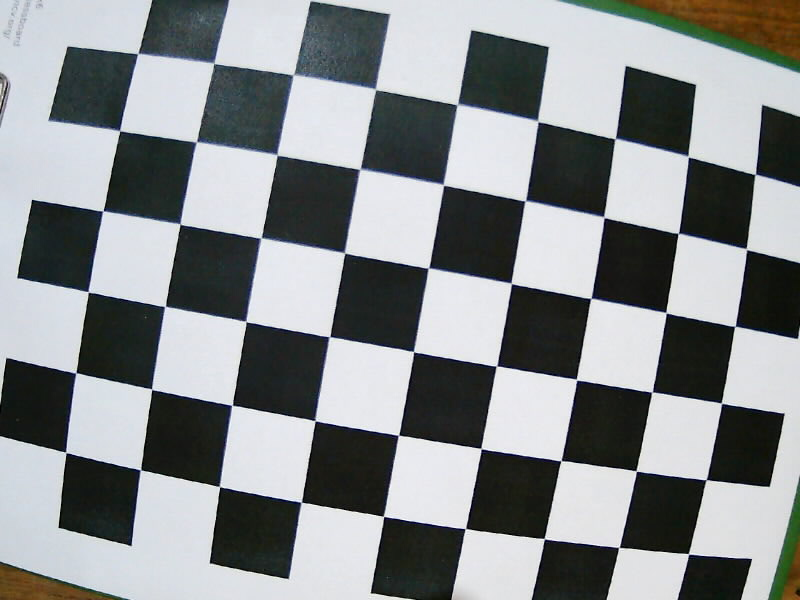
#> input picture calibration/my_photo-4.jpg, 800 x 600 px
$ python calibration2.py
#> lines starting #> are read from the running program, lines starting #| are printed output that depends on the picture; after the words box and inside, x2 and y2 are one past the last pixel; in counts of white or black regions, pixels touching at a corner belong together
import cv2
import numpy as np

# Load the image
img = cv2.resize(cv2.imread('my_photo-4.jpg'), (0, 0), fx = 1.0, fy = 1.0)
#> img is the input picture: shape (600, 800, 3); mean B, G, R 141.2, 139.9, 136.2

# Color-segmentation to get binary mask
lwr = np.array([0, 0, 124])
upr = np.array([140, 92, 255])
hsv = cv2.cvtColor(img, cv2.COLOR_BGR2HSV)
#> hsv: shape (600, 800, 3); mean H, S, V 89.3, 35.4, 144.3
msk = cv2.inRange(hsv, lwr, upr)
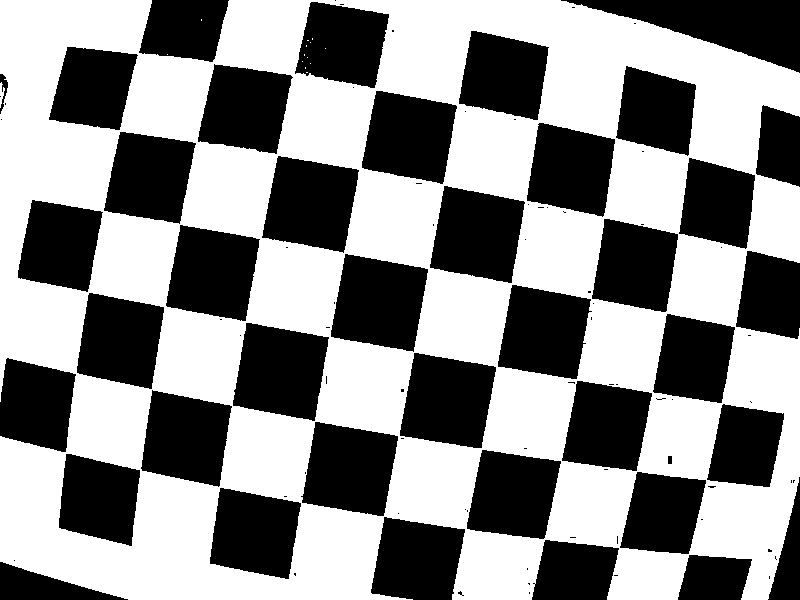
#> msk: shape (600, 800); 55% white; 102 black regions (62 under 20 px), largest, box (x1, y1, x2, y2) and area: (561, 0, 800, 73) 8189, (331, 254, 428, 352) 7107, (233, 323, 329, 421) 7044

# Extract chess-board
krn = cv2.getStructuringElement(cv2.MORPH_RECT, (50, 30))
dlt = cv2.dilate(msk, krn, iterations=5)
#> dlt: shape (600, 800); every value is 255
res = cv2.bitwise_and(dlt, msk)

# Displaying chess-board features
res = np.uint8(res)
ret, corners = cv2.findChessboardCorners(res, (6, 9),
                                         flags=cv2.CALIB_CB_ADAPTIVE_THRESH +
                                               cv2.CALIB_CB_FAST_CHECK +
                                               cv2.CALIB_CB_NORMALIZE_IMAGE)
#> ret = True; corners = 54 rows, first 8: [755.4, 173.9], [746.2, 249.4], [735.1, 326.5], [722.3, 403.2], [705.7, 479.6], [688.5, 554], [688.2, 156.4], [677.7, 233.6]
print(corners)
#> (printed output is left out)
if ret:
    fnl = cv2.drawChessboardCorners(img, (6, 9), corners, ret)
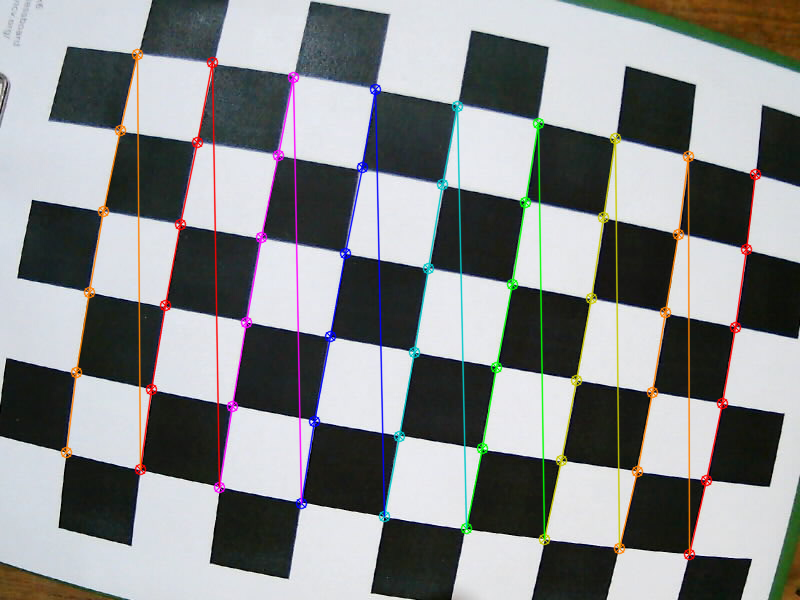
#> fnl: shape (600, 800, 3); mean B, G, R 139.5, 138.8, 136.7
    cv2.imshow("fnl", fnl)
else:
    print("No Checkerboard Found")
cv2.waitKey(0)
cv2.destroyAllWindows()

$ run again, with calibration/my_photo-1.jpg copied over calibration/my_photo-4.jpg
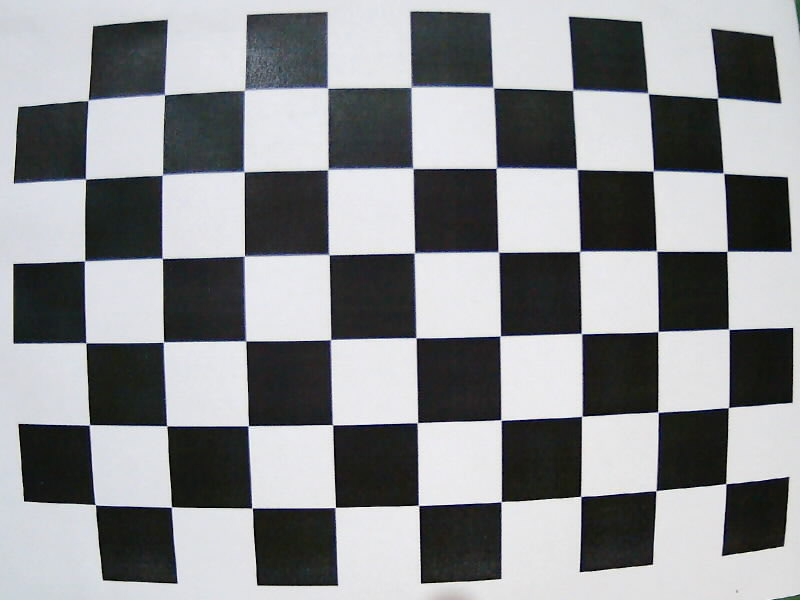
#> input picture calibration/my_photo-1.jpg, 800 x 600 px
#> img is the input picture: shape (600, 800, 3); mean B, G, R 144.3, 141.8, 140.1
#> hsv: shape (600, 800, 3); mean H, S, V 88.1, 23.5, 145.4
#> `msk = cv2.inRange(hsv, lwr, upr)`:
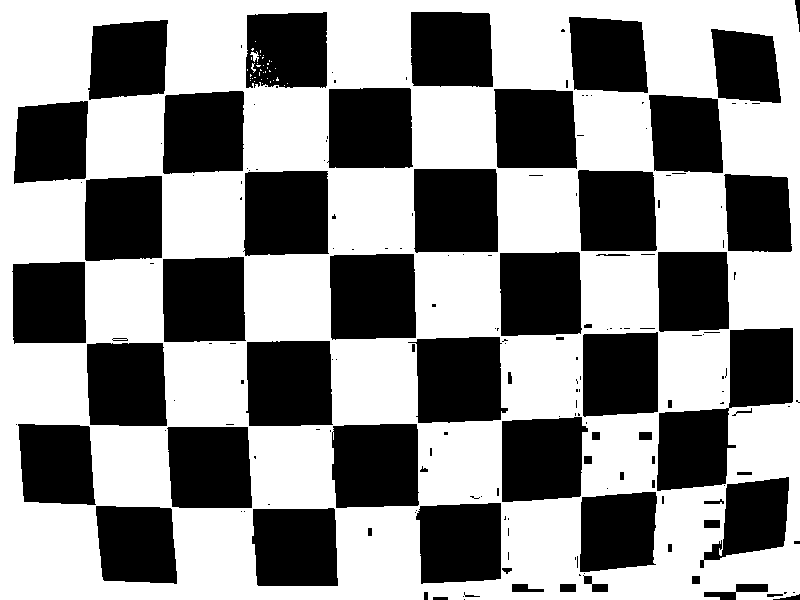
#> msk: shape (600, 800); 55.9% white; 181 black regions (115 under 20 px), largest, box (x1, y1, x2, y2) and area: (657, 328, 793, 491) 10143, (330, 254, 416, 340) 7096, (246, 341, 333, 426) 7047
#> dlt: shape (600, 800); every value is 255
#> ret = True; corners = 54 rows, first 8: [717.5, 98], [723.4, 173.4], [727, 251], [729, 329], [728.6, 407.5], [726, 483.4], [647.6, 93.08], [652.5, 171.3]
#> (printed output is left out)
#> `fnl = cv2.drawChessboardCorners(img, (6, 9), corners, ret)`:
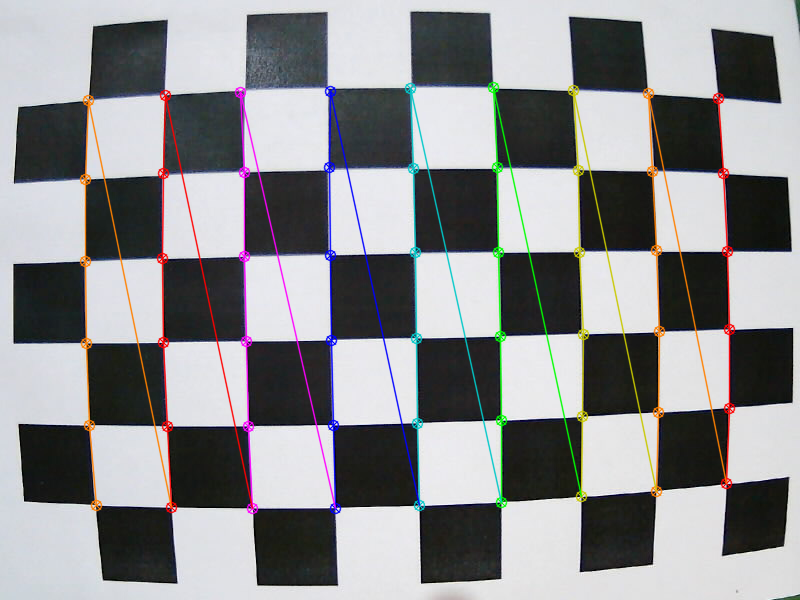
#> fnl: shape (600, 800, 3); mean B, G, R 142.6, 140.8, 140.5

$ run again, with calibration/my_photo-10.jpg copied over calibration/my_photo-4.jpg
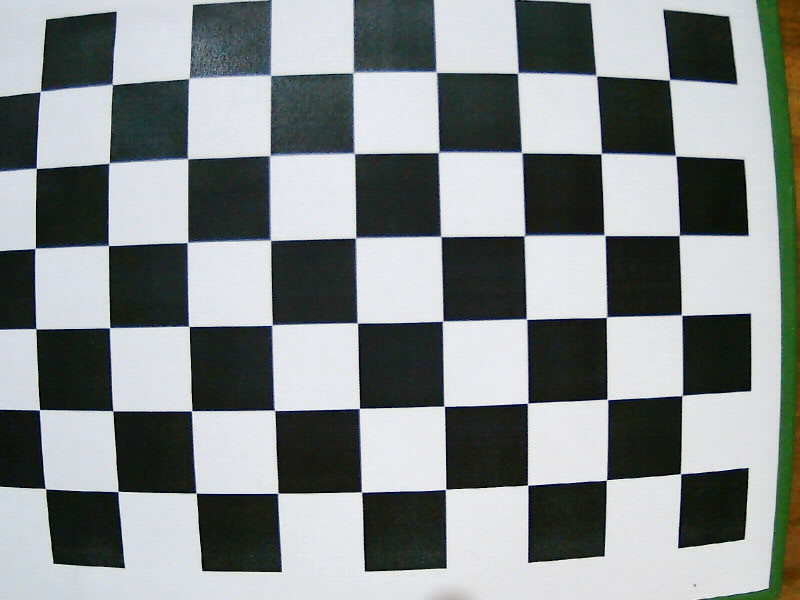
#> input picture calibration/my_photo-10.jpg, 800 x 600 px
#> img is the input picture: shape (600, 800, 3); mean B, G, R 139.6, 139.4, 134.3
#> hsv: shape (600, 800, 3); mean H, S, V 88.5, 39.5, 143.3
#> `msk = cv2.inRange(hsv, lwr, upr)`:
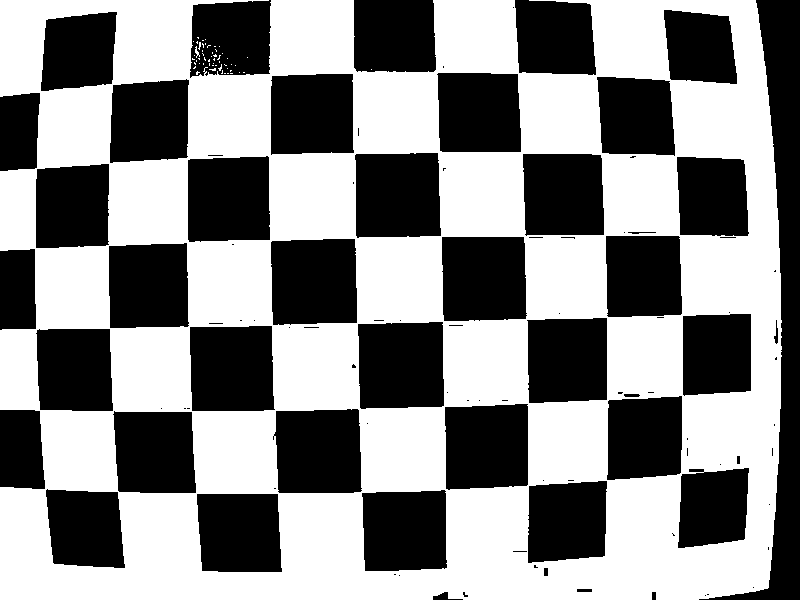
#> msk: shape (600, 800); 54.3% white; 99 black regions (55 under 20 px), largest, box (x1, y1, x2, y2) and area: (699, 0, 800, 600) 15559, (358, 322, 444, 409) 7110, (271, 239, 357, 325) 7078
#> dlt: shape (600, 800); every value is 255
#> ret = True; corners = 54 rows, first 8: [670.2, 79.32], [676.5, 156.6], [679.1, 235.2], [681.2, 314.2], [682.2, 395.2], [680.7, 473.1], [596.5, 76.26], [601, 153.5]
#> (printed output is left out)
#> `fnl = cv2.drawChessboardCorners(img, (6, 9), corners, ret)`:
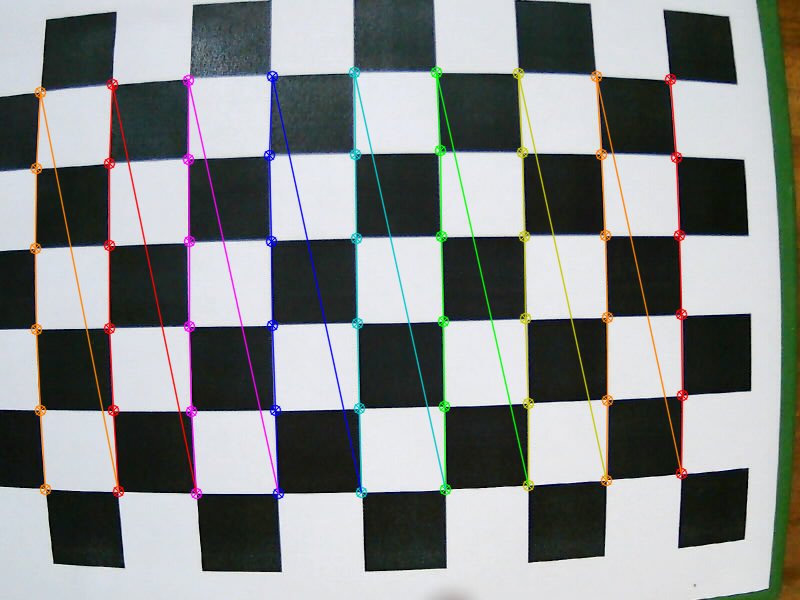
#> fnl: shape (600, 800, 3); mean B, G, R 137.8, 138.3, 134.8
